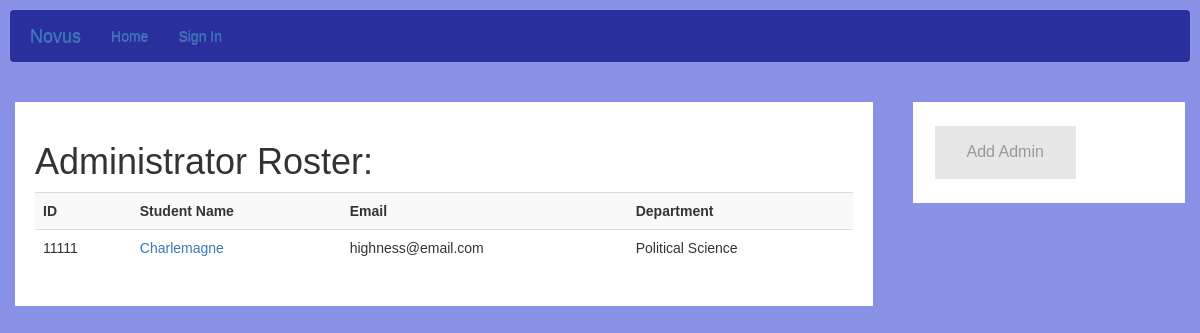
The page /administrator_roster on the database its author committed.
### models.py (models this page shows, shortened)
class User(db.Model, UserMixin):
    __tablename__="users"
    id = db.Column(db.Integer, primary_key=True)
    uniqueid = db.Column(db.String(5), index=True)
    name = db.Column(db.String(120), index=True, unique=False)
    gender = db.Column(db.String(6), index=True)
    email = db.Column(db.String(120), index=True)
    phone = db.Column(db.String(120), index=True)
    birthday = db.Column(db.String(120), index=True)
    active = db.Column(db.Boolean())
    roles = relationship("Role", secondary="user_roles")
    password = db.Column(db.String(128))
    type = db.Column(db.String(15))

class Administrator(User, db.Model):
    __tablename__="administrators"
    id = db.Column(db.Integer, ForeignKey('users.id'), primary_key=True)
    department = db.Column(db.String(120), index=True)

class User(db.Model, UserMixin):
    __tablename__="users"
    id = db.Column(db.Integer, primary_key=True)
    uniqueid = db.Column(db.String(5), index=True)
    name = db.Column(db.String(120), index=True, unique=False)
    gender = db.Column(db.String(6), index=True)
    email = db.Column(db.String(120), index=True)
    phone = db.Column(db.String(120), index=True)
    birthday = db.Column(db.String(120), index=True)
    active = db.Column(db.Boolean())
    roles = relationship("Role", secondary="user_roles")
    password = db.Column(db.String(128))
    type = db.Column(db.String(15))

### app.py (the view)
@app.route('/administrator_roster')
def administrator_roster():
    admins = Administrator.query.all()
    return render_template('administrator_roster.html', admins=admins)

### templates/administrator_roster.html
{% extends 'layout.html' %}
{% block head %}
        <link rel="stylesheet" href="//maxcdn.bootstrapcdn.com/bootstrap/3.2.0/css/bootstrap.min.css">
        <link rel="stylesheet" href="//maxcdn.bootstrapcdn.com/bootstrap/3.2.0/css/bootstrap-theme.min.css">
        <link rel="stylesheet" type="text/css" href="/static/css/roster.css">
{% endblock %}
{% block app_content %}
<div class="row">
  <div class="leftcolumn">
    <div class="card" id="opt">
      <h1>Administrator Roster: </h1>
      <div style="text-align:center">
        <table class="table table-striped" >
          <tr>
            <th>ID</th>
            <th>Student Name</th>
            <th>Email</th>
            <th>Department</th>
          </tr>
          {% for admin in admins %}
          <tr class="text-left">
            <td>{{admin.uniqueid}}</td>
            <td><a href="{{ url_for('details', type='Administrator', id=admin.id) }}">{{admin.name}}</a></td>
            <td>{{admin.email}}</td>
            <td>{{admin.department}}</td>
          </tr>
          {% endfor %}
        </table>
      </div>
    </div>
  </div>
  <div class="rightcolumn">
    <div class="card">
      <a href="{{ url_for('create_administrator') }}" class="button">
        Add Admin
      </a>
    </div>
  </div>
</div>
{% endblock %}

### static/css/roster.css (style rules this page uses)
* { box-sizing: border-box; }
body { font-family: Arial; padding: 10px; background: #8a92e8; }
.leftcolumn { float: left; width: 75%; background-color: #8a92e8; padding-right: 20px; }
.button { background-color: #e7e7e7; border: none; color: #999999; padding: 15px 32px; text-align: center; text-decoration: none; display: inline-block; font-size: 16px; margin: 4px 2px; cursor: pointer; }
.rightcolumn { float: right; width: 25%; background-color: #8a92e8; padding-left: 20px; }
.card { background-color: white; padding: 20px; margin-top: 20px; }
.row:after { content: ""; display: table; clear: both; }

### rows shown on the page
Administrator: uniqueid "11111", name "Charlemagne", email "highness@email.com", department "Political Science"
